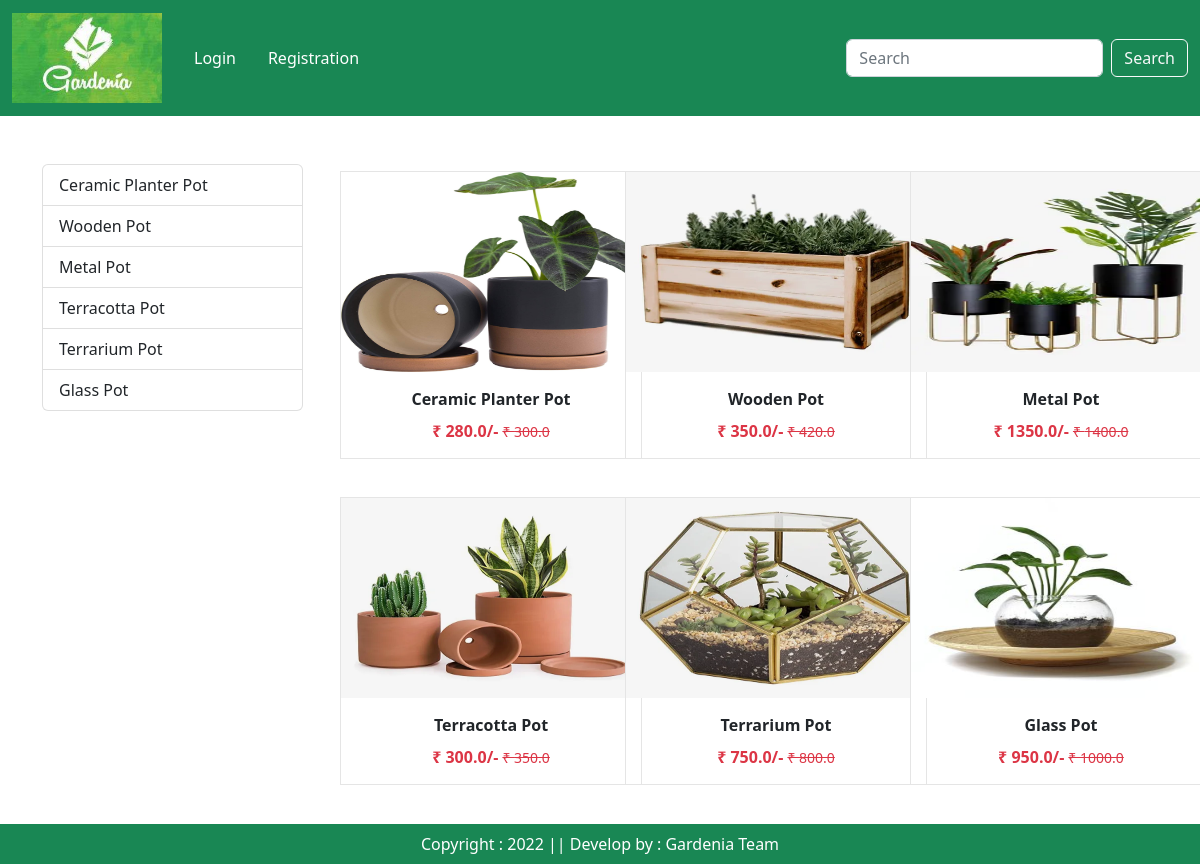
Page /category/P on the committed database.
### app/models.py (models this page shows, shortened)
class Product(models.Model):
    title = models.CharField(max_length=100)
    selling_price = models.FloatField()
    discounted_price = models.FloatField()
    description = models.TextField()
    category = models.CharField(choices=CATEGORY_CHOICES,max_length=5)
    product_image = models.ImageField(upload_to='product')

### app/views.py (the view)
# urls.py: path("category/<slug:val>",views.CategoryView.as_view(),name="category"),
class CategoryView(View):
    def get(self,request,val):
        totalitem=0
        wishitem=0
        if request.user.is_authenticated:
            totalitem = len(Cart.objects.filter(user=request.user))
            wishitem = len(Wishlist.objects.filter(user=request.user))
        product = Product.objects.filter(category=val)
        title= Product.objects.filter(category=val).values('title')
        return render(request,"app/category.html",locals())

### app/templates/app/category.html (shortened to what this page needs)
{% extends 'app/base.html' %}
{% load static %}
{% block main-content %}
<div class="container my-5">
    <div class="row">
        <div class="col-sm-3">
            <div class="list-group">
                {% for val in title %}
                <a href="{% url 'category-title' val.title %}" class="list-group-item list-group-item-action" aria-current="true">{{val.title}}</a>
                {% endfor %}
            </div>
        </div>
        <div class="col-sm-9">
            <div class="row">
                {% for prod in product %}
                <div class="col-md-4 col-sm-6 col-12 text-center mb-4">
                    <a href="{% url 'product-detail' prod.id %}" class="btn">
                        <div class="product-block">
                            <img src="{{prod.product_image.url}}" width="300px" height="200px" />
                            <div class="product-details-block">
                                <div class="fw-bold mb-2">{{prod.title}}</div>
                                <div class="fw-bold text-danger">
                                    ₹ {{prod.discounted_price}}/-<small class="fw-normal text-decoration-line-through ps-1">₹ {{prod.selling_price}}</small>
                                </div>
                            </div>
                        </div>
                    </a>
                </div>
                {% endfor %}
            </div>
        </div>
    </div>
</div>
{% endblock main-content %}

### app/templates/app/base.html (shortened to what this page needs)
<!DOCTYPE html>
{% load static %}
<html>
<head>
    <link href="http://cdn.jsdelivr.net/npm/bootstrap@5.2.3/dist/css/bootstrap.min.css" rel="stylesheet"
 />
    <link rel="stylesheet" href="{% static '../static/app/css/owl.carousel.min.css' %}" />
    <link rel="stylesheet" href="{% static '../static/app/css/all.min.css' %}" />
    <link rel="stylesheet" href="{% static '../static/app/css/style.css' %}" />
</head>
<body>
    <nav class="navbar navbar-expand-lg navbar-dark bg-success ">
        <div class="container-fluid">
            <a class="navbar-brand" href="#">
                <img src="{% static 'app/images/product/logo.jpg' %}" width="70" height="50" />
            </a>
            <div class="collapse navbar-collapse" id="navbarSupportedContent">
                <ul class="navbar-nav me-auto mb-lg-0">
                    {% if request.user.is_authenticated %}
                    <li class="nav-item">
                        <a class="nav-link active" aria-current="page" href="/">Home</a>
                    </li>
                    <li class="nav-item dropdown">
                        <a class="nav-link dropdown-toggle" href="#" role="button" data-bs-toggle="dropdown"
                            aria-expanded="false">
                            Products
                        </a>
                        <ul class="dropdown-menu">
                            <li><a class="dropdown-item" href="{% url 'category' 'PL' %}">Plants</a></li>
                            <li><a class="dropdown-item" href="{% url 'category' 'FL' %}">Flowers</a></li>
                            <li><a class="dropdown-item" href="{% url 'category' 'P' %}">Pots</a></li>
                            <li><a class="dropdown-item" href="{% url 'category' 'T' %}">Tools</a></li>
                            <li><a class="dropdown-item" href="{% url 'category' 'FE' %}">Fertilizers</a></li>
                            <li><a class="dropdown-item" href="{% url 'category' 'DCP' %}">Disease Control Products</a></li>
                        </ul>
                    </li>
                    <li class="nav-item">
                        <a class="nav-link text-white" href="{% url 'about' %}">About us</a>
                    </li>
                    <li class="nav-item">
                        <a class="nav-link text-white" href="{% url 'contact' %}">Contact us</a>
                    </li>
                    <li class="nav-item">
                        <a class="nav-link text-white" href="{% url 'booking' %}">Online Booking</a>
                    </li>
                    <li class="nav-item dropdown mx-2">
                        <a class="nav-link dropdown-toggle text-white" href="#" id="profileDropdown" role="button"
                            data-bs-toggle="dropdown" aria-expanded="false">{{request.user}}</a>
                        <ul class="dropdown-menu" aria-labelledby="profileDropdown">
                            <li><a class="dropdown-item" href="{% url 'profile' %}">Profile</a></li>
                            <li><a class="dropdown-item" href="{% url 'orders' %}">Orders</a></li>
                            <li><a class="dropdown-item" href="{% url 'changepassword' %}">Change Password</a></li>
                            <li><a class="dropdown-item" href="{% url 'logout' %}">Logout</a></li>
                        </ul>
                    </li>
                    <li class="nav-item mx-2">
                        <a href="{% url 'showcart' %}" class="nav-link text-white"><span class="badge bg-danger">{% if totalitem > 0 %} {{totalitem}} {% endif %}</span>
                            <i class="fas fa-shopping-cart" ></i>
                        </a>
                    </li>
                    <li class="nav-item mx-2">
                        <a href="{% url 'show_wishlist' %}" class="nav-link text-white"><span class="badge bg-danger">{% if wishitem > 0 %} {{wishitem}} {% endif %}</span>  <i class="fa fa-heart" height="27" width="27"></i></a>
                    </li>
                    {% else %}
                    <li class="nav-item mx-2">
                        <a href="{% url 'login' %}" class="nav-link text-white">Login</a>
                    </li>
                    <li class="nav-item mx-2">
                        <a href="{% url 'customerregistration' %}" class="nav-link text-white">Registration</a>
                    </li>
                    {% endif %}
                </ul>
                <form class="d-flex" role="search" action="/search">
                    <input class="form-control me-2" type="search" placeholder="Search" name="search" aria-label="Search">
                    <button class="btn btn-outline-light" type="submit">Search</button>
                </form>
            </div>
        </div>
    </nav>
    {% block main-content %}{% endblock main-content %}
    <footer class="fixed-bottom bg-success text-center text-white p-2 mt-5">
        Copyright : 2022 || Develop by : Gardenia Team
    </footer>
</body>
</html>

### app/static/app/css/style.css (style rules this page uses)
body { overflow-x: hidden; }
.navbar-brand img { width: 100%; height: auto; max-width: 150px; }
.product-block { border: 1px solid #e5e5e5; }
.product-details-block { padding: 15px; }

### rows in the picture
Product: product_image (picture), title "Ceramic Planter Pot", discounted_price "280.0", selling_price "300.0"
Product: product_image (picture), title "Wooden Pot", discounted_price "350.0", selling_price "420.0"
Product: product_image (picture), title "Metal Pot", discounted_price "1350.0", selling_price "1400.0"
Product: product_image (picture), title "Terracotta Pot", discounted_price "300.0", selling_price "350.0"
Product: product_image (picture), title "Terrarium Pot", discounted_price "750.0", selling_price "800.0"
Product: product_image (picture), title "Glass Pot", discounted_price "950.0", selling_price "1000.0"

### other values in the picture
{{ val.title }} "Ceramic Planter Pot" "Wooden Pot" "Metal Pot" "Terracotta Pot" "Terrarium Pot" "Glass Pot"
